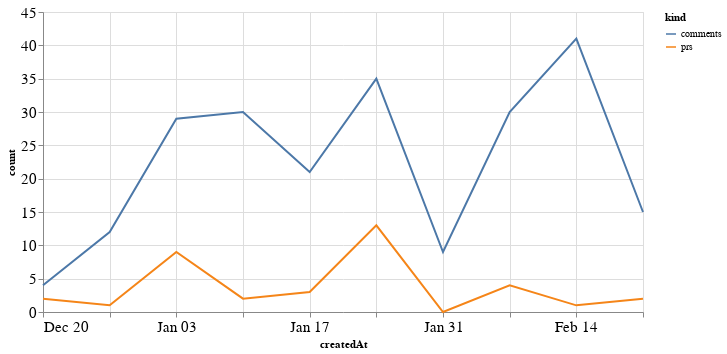

The notebook cell saved with this chart:
### Code cell
alt.Chart(total_time, width=600).mark_line().encode(
    x='createdAt',
    y='count',
    color='kind'
)

### Figure 1 — Vega-Lite specification as saved in the notebook (floating-point values rounded to 4 significant figures)
{"config": {"axisLeft": {"labelFontSize": 15}, "axisBottom": {"labelFontSize": 15}}, "data": {"name": "data-163c2c291a6fc689633ac0b73af648d8"}, "mark": "line", "encoding": {"color": {"type": "nominal", "field": "kind"}, "x": {"type": "temporal", "field": "createdAt"}, "y": {"type": "quantitative", "field": "count"}}, "width": 600, "$schema": "https://vega.github.io/schema/vega-lite/v4.8.1.json", "datasets": {"data-163c2c291a6fc689633ac0b73af648d8": [{"createdAt": "2020-12-20T00:00:00", "kind": "prs", "count": 2}, {"createdAt": "2020-12-27T00:00:00", "kind": "prs", "count": 1}, {"createdAt": "2021-01-03T00:00:00", "kind": "prs", "count": 9}, {"createdAt": "2021-01-10T00:00:00", "kind": "prs", "count": 2}, {"createdAt": "2021-01-17T00:00:00", "kind": "prs", "count": 3}, {"createdAt": "2021-01-24T00:00:00", "kind": "prs", "count": 13}, {"createdAt": "2021-01-31T00:00:00", "kind": "prs", "count": 0}, {"createdAt": "2021-02-07T00:00:00", "kind": "prs", "count": 4}, {"createdAt": "2021-02-14T00:00:00", "kind": "prs", "count": 1}, {"createdAt": "2021-02-21T00:00:00", "kind": "prs", "count": 2}, {"createdAt": "2020-12-20T00:00:00", "kind": "comments", "count": 4}, {"createdAt": "2020-12-27T00:00:00", "kind": "comments", "count": 12}, {"createdAt": "2021-01-03T00:00:00", "kind": "comments", "count": 29}, {"createdAt": "2021-01-10T00:00:00", "kind": "comments", "count": 30}, {"createdAt": "2021-01-17T00:00:00", "kind": "comments", "count": 21}, {"createdAt": "2021-01-24T00:00:00", "kind": "comments", "count": 35}, {"createdAt": "2021-01-31T00:00:00", "kind": "comments", "count": 9}, {"createdAt": "2021-02-07T00:00:00", "kind": "comments", "count": 30}, {"createdAt": "2021-02-14T00:00:00", "kind": "comments", "count": 41}, {"createdAt": "2021-02-21T00:00:00", "kind": "comments", "count": 15}]}}
